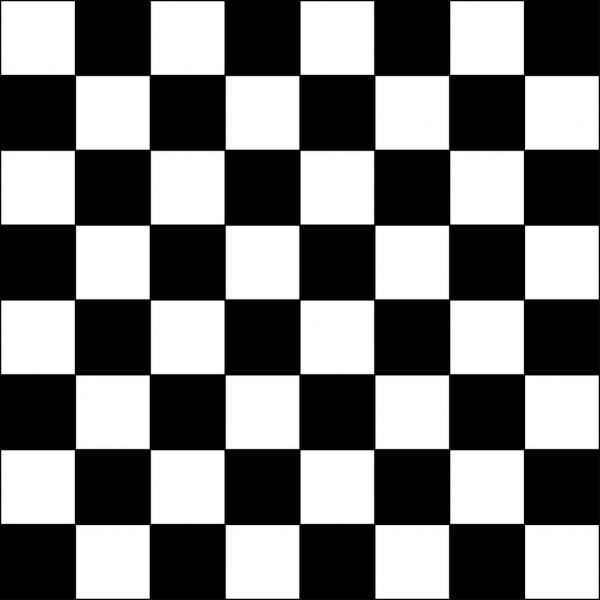
#> input picture 2023_11_10_Class_practical/images/0.jpg, 600 x 600 px, found by its file name; its folder holds only this picture in this run
$ python homework.py
#> lines starting #> are read from the running program, lines starting #| are printed output that depends on the picture; after the words box and inside, x2 and y2 are one past the last pixel; in counts of white or black regions, pixels touching at a corner belong together
### feature_detection.py
import cv2
import matplotlib.pyplot as plt
import numpy as np


# to do:
# 1. Merge nearby corners.

def get_harris_matrix(I, k, Gx, Gy, w):
    # normalize the image
    I = np.float32(I)
    I /= I.max()

    # compute the gradients
    Ix, Iy = calcGradient(I, Gx, Gy)

    # create matrices of A, B, C and det
    # create matrices of A, B, C and det
    A = cv2.filter2D(Ix*Ix, ddepth=-1, kernel=w)
    B = cv2.filter2D(Iy*Iy, ddepth=-1, kernel=w)
    C = cv2.filter2D(Ix*Iy, ddepth=-1, kernel=w)
    det = A*B - C*C

    # calculate the determinant and trace
    det = A*B - C*C
    H = det - k*(A + B)**2

    return H

def get_harris_corners(H, threshold):
    H_bool = H > threshold
    # corners willl be a list of tuples (x,y) with the coordinates of the corners
    corners = []
    for i in range(1, H.shape[0]):
        for j in range(1, H.shape[1]):
            # mark the coreners
            if H_bool[i][j] == True:
                corners.append((j,i))

    return corners


def calcGradient(M, kx = np.array([[1, 0, -1], [2, 0, -2], [1, 0, -1]]), ky = np.array([[1, 0, -1], [2, 0, -2], [1, 0, -1]]).T):
    # use 2d filter function to calculate the gradient
    Ix = cv2.filter2D(M, ddepth=-1, kernel=kx)
    Iy = cv2.filter2D(M, ddepth=-1, kernel=ky)
    return Ix, Iy

def generate_gaussian_kernel(size=3, sigma=1):

#> called with size = 3, sigma = 1
    w = np.zeros((size,size))
    for i in range(size):
        for j in range(size):
            w[i][j] = np.exp(-((i-(size-1)/2)**2 + (j-(size-1)/2)**2)/(2*sigma**2))

    return w

# HOG histogram of oriented gradients

# 1. Calculate the gradient of the image
# 2. Calculate the magnitude and orientation of the gradient
# 3. Calculate the histogram of the gradient
# 4. Normalize the histogram
# 5. Concatenate the histograms

def calculate_hog(image, corners, num_bins=4):
    # normalize the image
    image = np.float32(image)
    image /= image.max()

    feature_vector = []

    for corner in corners:
        x, y = corner

        # Extract a small patch around the corner
        patch = image[y-8:y+8, x-8:x+8]

        if (patch.shape != (16, 16)):
            continue
        # Calculate gradient magnitude and orientation
        gradient_x, gradient_y = calcGradient(patch)
        magnitude, angle = cv2.cartToPolar(gradient_x, gradient_y, angleInDegrees=True)

        # Create histogram of gradient orientations
        histogram, _ = np.histogram(angle, bins=num_bins, range=(0, 180), weights=magnitude)

        # Normalize the histogram
        histogram /= np.sum(histogram)

        # Concatenate the histogram to the feature vector
        feature_vector.extend([histogram])

    return feature_vector

### 2023_11_10_Class_practical/homework.py
import cv2
import matplotlib.pyplot as plt
import numpy as np
import json


# importing sys
import sys

# adding Folder_2/subfolder to the system path
sys.path.insert(0, './')

import feature_detection as fd


# define the size of the window
size = 3

# constants
k = 0.04
sigma = 0.5
threshold = 0.5

# create w matrix
w = fd.generate_gaussian_kernel(size)

# Gx = np.array([[-1,0,1],[-1,0,1],[-1,0,1]])
Gx = np.array([[1, 0, -1], [2, 0, -2], [1, 0, -1]])

Gy = Gx.T


# create array to store the list of features of each image
features_list = []

# iterate over the 10 images
for z in range(10):

    # load the image
    image = cv2.imread('./2023_11_10_Class_practical/images/{}.jpg'.format(z))
#> image is the input picture: shape (600, 600, 3); min 0, max 255, mean 122.8
    # convert to gray scale image
    Iog = image.copy()
    I = cv2.cvtColor(image, cv2.COLOR_BGR2GRAY)

    H = fd.get_harris_matrix(I, k, Gx, Gy, w)
#> in calcGradient, `Ix = cv2.filter2D(M, ddepth=-1, kernel=kx)`:
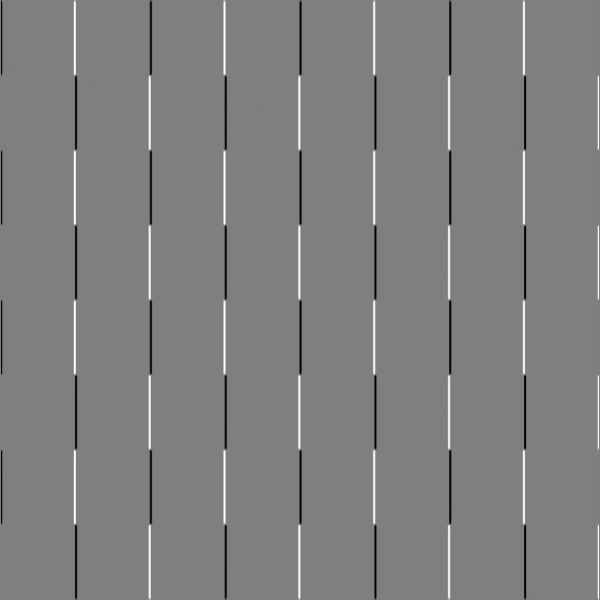
#> Ix: shape (600, 600) float32; min -3.99, max 4, mean -7.63e-05; drawn with min black and max white
#> in calcGradient, `Iy = cv2.filter2D(M, ddepth=-1, kernel=ky)`:
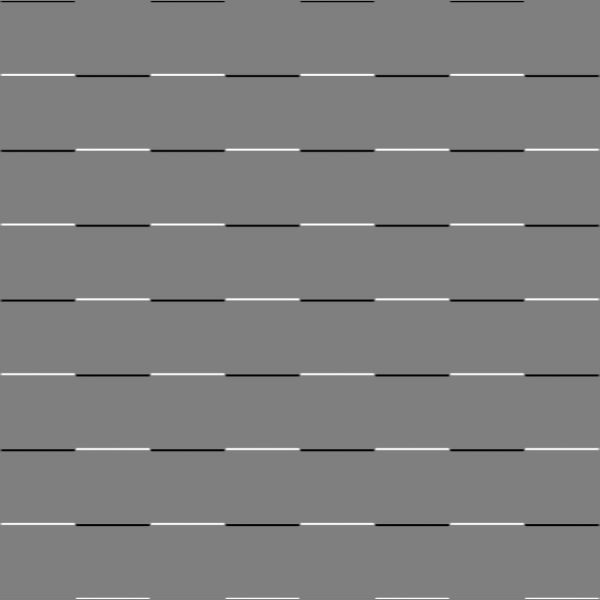
#> Iy: shape (600, 600) float32; min -3.99, max 4, mean -7.19e-05; drawn with min black and max white
#> in get_harris_matrix, `A = cv2.filter2D(Ix*Ix, ddepth=-1, kernel=w)`:
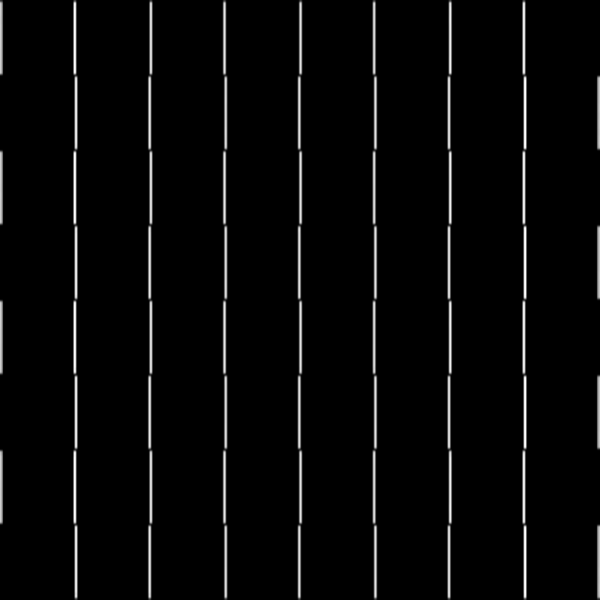
#> A: shape (600, 600) float32; min 0, max 50.45, mean 1.5; drawn with min black and max white
#> in get_harris_matrix, `B = cv2.filter2D(Iy*Iy, ddepth=-1, kernel=w)`:
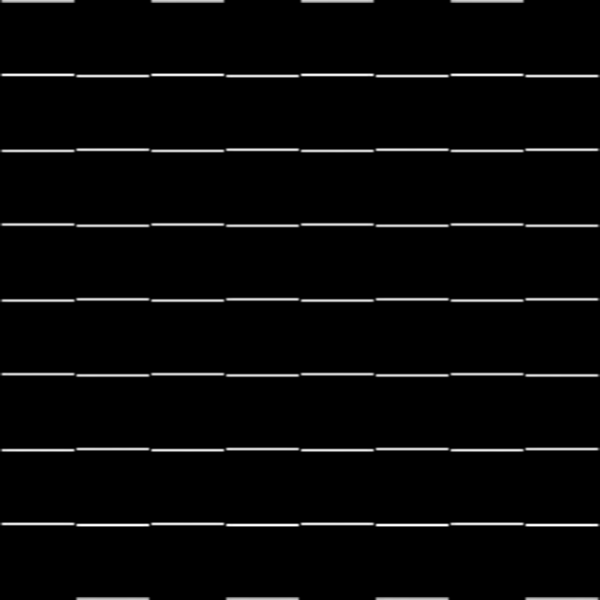
#> B: shape (600, 600) float32; min 0, max 51.35, mean 1.5; drawn with min black and max white
#> in get_harris_matrix, `C = cv2.filter2D(Ix*Iy, ddepth=-1, kernel=w)`:
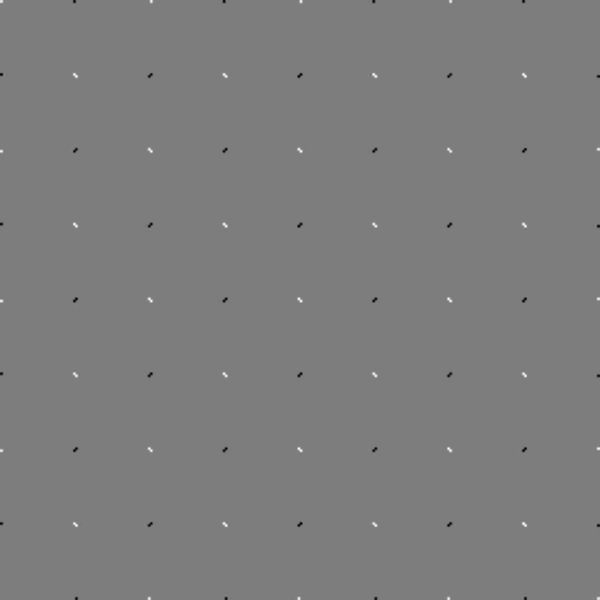
#> C: shape (600, 600) float32; min -10.85, max 11.22, mean 3.01e-05; drawn with min black and max white
#> in get_harris_matrix, `H = det - k*(A + B)**2`:
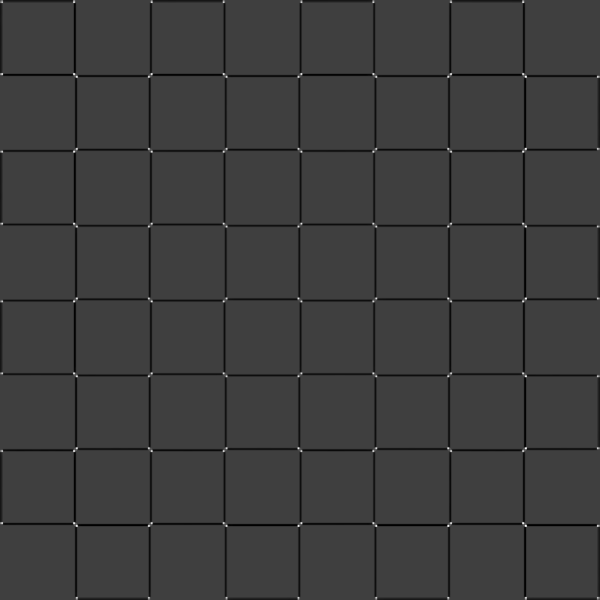
#> H: shape (600, 600) float32; min -105.5, max 318.6, mean -3.8; drawn with min black and max white
    # define the radius of the circle based on the size of the image
    radius = int(I.shape[0]*0.0025)
#> radius = 1

    corners = fd.get_harris_corners(H, threshold)
#> in get_harris_corners, `H_bool = H > threshold`:
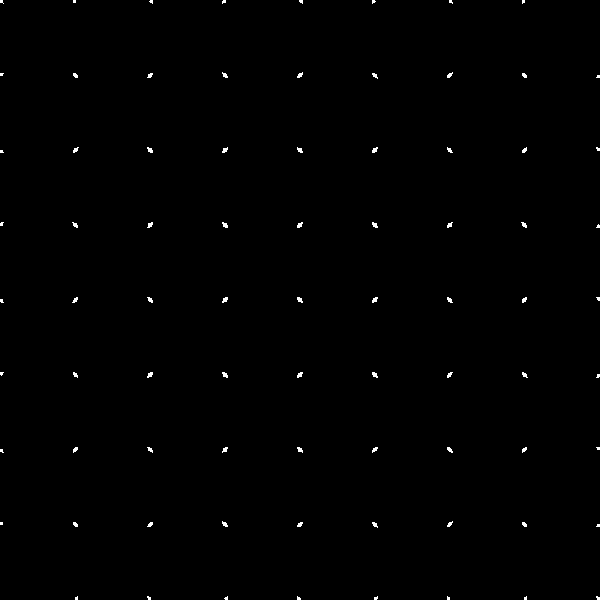
#> H_bool: shape (600, 600) bool; 0.39% white; 79 white regions (36 under 20 px), largest, box (x1, y1, x2, y2) and area: (147, 147, 153, 153) 24, (372, 147, 378, 153) 24, (222, 222, 228, 228) 24
#> corners = 1340 pairs, first value 1 to 599, second value 1 to 599

    features = fd.calculate_hog(I, corners)
#> the loop in calculate_hog, `for corner in corners:` made 1340 passes
#> (x, y) on passes 1 to 3: (1, 1), (2, 1), (73, 1)
#> after the loop in calculate_hog, `for corner in corners:`: feature_vector = 1061 items, first 6: [0.245, 0.197, 0.452, 0.106], [0.0942, 0.0503, 0.407, 0.448], [0.0586, 0.108, 0.369, 0.464], [0.286, 0.143, 0.446, 0.124], [0.306, 0.153, 0.41, 0.132], [0.327, 0.163, 0.369, 0.141]
#> features has the same summary as feature_vector in calculate_hog
#> (the run stopped early here; a loop or call above may not have finished)
